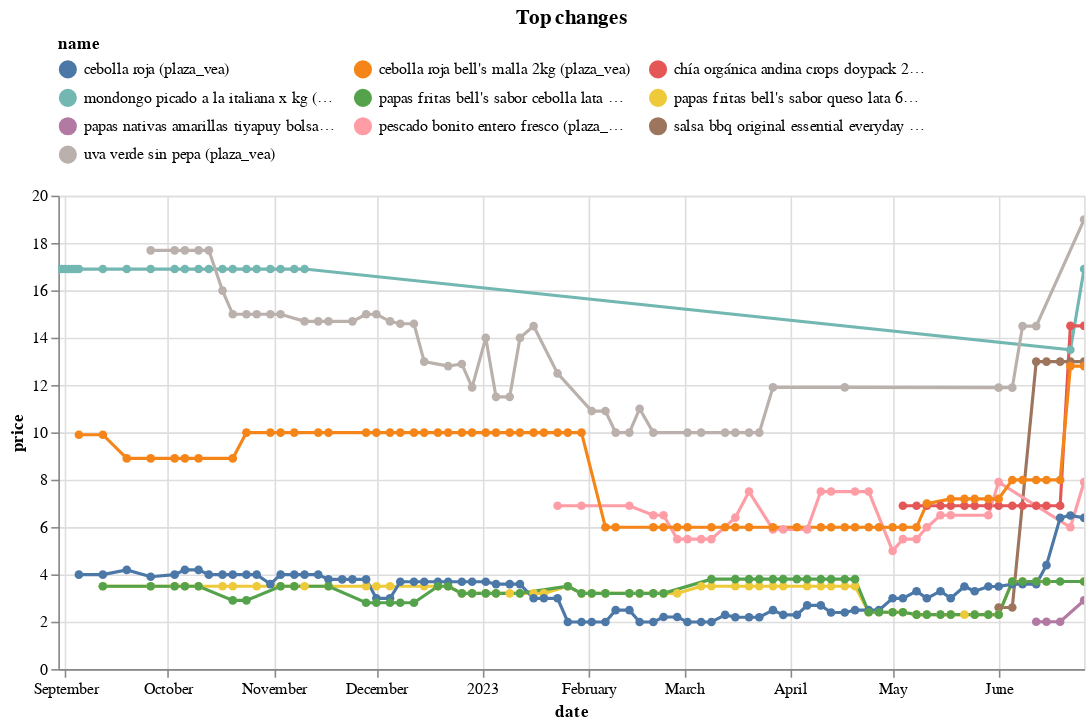

The cell this chart's notebook holds for it:
### Code cell
top_changes.head(10).pipe(plot_changes, 'Top changes')

### Figure 1 — Vega-Lite specification as saved in the notebook (floating-point values rounded to 4 significant figures; data arrays with more than 128 entries replaced by an {"elided": "..."} marker saying what was removed)
{"config": {"view": {"continuousWidth": 300, "continuousHeight": 300}, "legend": {"columns": 3, "orient": "top"}}, "data": {"name": "data-60eb17ec72c2f770659feafde05320a2"}, "mark": {"type": "line", "point": true}, "encoding": {"color": {"field": "name", "scale": {"domain": ["cebolla roja (plaza_vea)", "cebolla roja bell's malla 2kg (plaza_vea)", "chía orgánica andina crops doypack 250g (plaza_vea)", "mondongo picado a la italiana x kg (metro)", "papas fritas bell's sabor cebolla lata 60g (plaza_vea)", "papas fritas bell's sabor queso lata 60g (plaza_vea)", "papas nativas amarillas tiyapuy bolsa 40g (plaza_vea)", "pescado bonito entero fresco (plaza_vea)", "salsa bbq original essential everyday botella 510g (plaza_vea)", "uva verde sin pepa (plaza_vea)"]}, "type": "nominal"}, "tooltip": [{"field": "name", "type": "nominal"}, {"field": "price", "type": "quantitative"}, {"field": "last_price", "type": "quantitative"}], "x": {"field": "date", "type": "temporal"}, "y": {"field": "price", "type": "quantitative"}}, "params": [{"name": "param_1", "select": {"type": "point", "fields": ["name"]}, "bind": "legend"}, {"name": "param_2", "select": {"type": "interval", "encodings": ["x", "y"]}, "bind": "scales"}], "title": "Top changes", "transform": [{"filter": {"param": "param_1"}}], "width": 650, "$schema": "https://vega.github.io/schema/vega-lite/v5.8.0.json", "datasets": {"data-60eb17ec72c2f770659feafde05320a2": {"elided": "399 records"}}}
